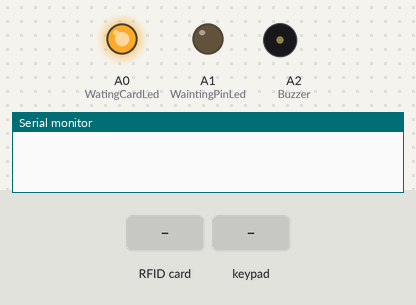
Simulated run of this sketch. Board: Arduino Uno, built with avr-gcc and run on an emulated ATmega328P. Shown: output pins drawn as LEDs (lit = HIGH), buzzer (waves = sounding, pin HIGH), the last lines printed to the serial monitor. The test bench sets the inputs (shaded band). Pins used as bus, display or sensor lines are not drawn.

Above: at 3.2 s.
3.3 s: RFID card 5E 7A 19 C4 held to the reader
At 4.7 s:
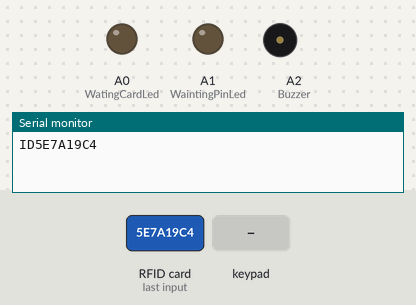
5.0 s: keypad keys 8 7 6 5 * pressed 0.4 s apart
At 7.5 s:
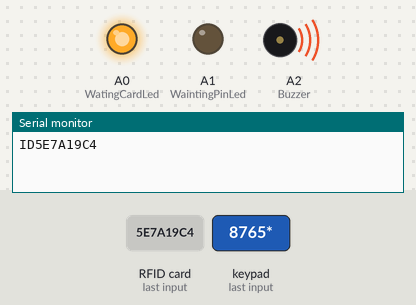
Timing chart, 0 to 9.2 s (numbered marks = the images above; inputs shaded):
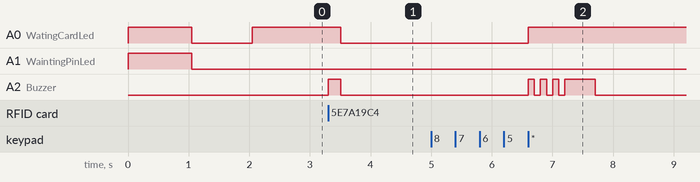

The sketch:

NEECLOCK_V1.0.ino
```cpp
/*
By:David Teles
IST 2016
NEEC
---------------------------------------------------------------Controlo de acesso RFID e Keypad------------------------------------------------
  Este programa consiste na leitura do numero de identificaçao unico de cada cartao e o codigo a si associado pela porta uart do arduino.
No display encontra-se o nome do local ate que seja detectado um cartao, nesse momento sera pedido um codigo que devera ser introduzido no keypad.
Toda a informaçao NAO E PROCESSADA no arduino, mas sim num modulo adicional (Ex:RPI) que le a informaçao da porta serial e compara com uma base de dados.

Projecto desenvolvido para o NEEC (Nucleo de Estudantes de Engenharia Electrotecnica e Computadores)
*/
/*
 * Typical pin layout used:
 * ------------------------------------------------------------
 *             MFRC522      Arduino       Arduino   Arduino
 *             Reader/PCD   Uno           Mega      Nano v3
 * Signal      Pin          Pin           Pin       Pin
 * ------------------------------------------------------------
 * RST/Reset   RST          9             5         D9
 * SPI SS      SDA(SS)      10            53        D10
 * SPI MOSI    MOSI         11 / ICSP-4   51        D11
 * SPI MISO    MISO         12 / ICSP-1   50        D12
 * SPI SCK     SCK          13 / ICSP-3   52        D13
 */

//RFID
#include <SPI.h>        //Comunicação com o leitor rfid
#include <MFRC522.h>    //Biblioteca para simplificar a descodificação dos cartões
#define Reset		9       //Reset
#define SlaveSelect	10  //Select do rfid
MFRC522 mfrc522(SlaveSelect, Reset);
int successRead;
char sr;
byte readCard[4];           // ID do cartao
//Keypad
#include <Keypad.h>
char customKey;
const byte ROWS = 4;      //Dimensoes do keypad
const byte COLS = 3;
char keys[ROWS][COLS] = { //Ler o keypad
  {'1','2','3'},
  {'4','5','6'},
  {'7','8','9'},
  {'*','0','#'}
};

byte rowPins[ROWS] = {8, 7, 6, 5}; //connect to the row pinouts of the keypad
byte colPins[COLS] = {4, 3, 2}; //connect to the column pinouts of the keypad

Keypad customKeypad = Keypad( makeKeymap(keys), rowPins, colPins, ROWS, COLS );

int WatingCardLed=A0, WaintingPinLed=A1;  //Indicadores Led
int Buzzer=A2;    //Buzzer


void setup() {

 pinMode(WatingCardLed,OUTPUT);
 pinMode(WaintingPinLed,OUTPUT);
 pinMode(Buzzer, OUTPUT);
 digitalWrite(WatingCardLed,HIGH);
 digitalWrite(WaintingPinLed,HIGH);
 digitalWrite(Buzzer, LOW);

 //Protocologos de comunicaçao
 Serial.begin(9600);		// Iniciar porta de comunicaçao serial
 SPI.begin();			// Iniciar Comunicaçao SPI
 mfrc522.PCD_Init();            // Iniciar o leitor de cartoes
 mfrc522.PCD_SetAntennaGain(mfrc522.RxGain_max);   //Activar a potencia maxima do leitor
 sr='a';
 delay(1000);
 digitalWrite(WatingCardLed,LOW);
 digitalWrite(WaintingPinLed,LOW);
 delay(1000);
 digitalWrite(WatingCardLed,HIGH);
 digitalWrite(WaintingPinLed,LOW);
}

void loop() {

 customKey = 'a'; //Para que o do while loop volte a funcionar

  do {

    successRead = getID(); // 1 quando houver no fim de ler um cartao
    getID;
  }
  while (!successRead); // O programa nao avança enquanto nenhum cartao for lido

  }


int getID() {
  if ( ! mfrc522.PICC_IsNewCardPresent()) { //Se nao existir um novo cartao parar

    return 0;
  }
  if ( ! mfrc522.PICC_ReadCardSerial()) { //Ler o cartao apenas uma vez

    return 0;
  }
  digitalWrite(Buzzer, HIGH);
  delay(200);
  digitalWrite(Buzzer, LOW);
  //Escreve sempre ID antes do numero unico do cartão
  Serial.print("ID");
  for (int i = 0; i < 4; i++) {
    readCard[i] = mfrc522.uid.uidByte[i];
    Serial.print(readCard[i], HEX);
  }
  //Enter na linha de comandos serial
  Serial.println("");

  //Esperar que o servidor/computador confirme que o cartão está na base de dados enviando um #
  while(sr!='#'){
    digitalWrite(WatingCardLed,LOW);
    digitalWrite(WaintingPinLed,LOW);
    sr=Serial.read();

    //Ler o keypad
    customKey = customKeypad.getKey();

    //Se o computador enviar um * ou o utilizador carregar no * do keypad volta a ler cartões
    if(sr=='*'||customKey=='*'){
      //Terminar os processos sempre com *
      digitalWrite(WatingCardLed,HIGH);
      digitalWrite(WaintingPinLed,LOW);
      digitalWrite(Buzzer, HIGH);
      delay(100);
      digitalWrite(Buzzer, LOW);
      delay(100);
      digitalWrite(Buzzer, HIGH);
      delay(100);
      digitalWrite(Buzzer, LOW);
      delay(100);
      digitalWrite(Buzzer, HIGH);
      delay(100);
      digitalWrite(Buzzer, LOW);
      if(customKey=='*'){
         delay(100);
         digitalWrite(Buzzer, HIGH);
         delay(500);
         digitalWrite(Buzzer, LOW);

      }
      Serial.println('*');
      return 0;
    }

 }

 sr='a';
 Serial.print('#');
 do {
  digitalWrite(WatingCardLed,LOW);
  digitalWrite(WaintingPinLed,HIGH);
  customKey = customKeypad.getKey();

  if (customKey){
    digitalWrite(Buzzer, HIGH);
    delay(100);
    digitalWrite(Buzzer, LOW);
    Serial.print(customKey);
  }

  if(customKey=='*'){
      digitalWrite(Buzzer, HIGH);
      delay(200);
      digitalWrite(Buzzer, LOW);
      delay(100);
      digitalWrite(Buzzer, HIGH);
      delay(200);
      digitalWrite(Buzzer, LOW);
      delay(50);
      digitalWrite(Buzzer, HIGH);
      delay(50);
      digitalWrite(Buzzer, LOW);
     Serial.print('*');
     break;
  }

 } while ( customKey!= '#');
 digitalWrite(Buzzer, HIGH);
 delay(200);
 digitalWrite(Buzzer, LOW);
 digitalWrite(WatingCardLed,HIGH);
 digitalWrite(WaintingPinLed,LOW);
 Serial.println("");

 mfrc522.PICC_HaltA(); // Parar de ler
}
```

Measured:
- after the input at 3.3 s, A0 (WatingCardLed): HIGH → LOW after 0.21 s; A2 (Buzzer): LOW → HIGH at once, → LOW 0.20 s later
- after the input at 5.0 s, A0 (WatingCardLed): LOW → HIGH after 1.6 s; A2 (Buzzer): goes 3 × (HIGH 0.10 s, LOW 0.10 s), HIGH 0.50 s, then LOW, starting after 1.6 s
